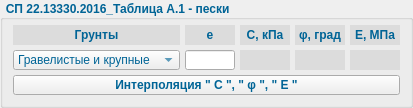
        <widget class="QGroupBox" name="groupBox_3">
         <property name="font">
          <font>
           <weight>75</weight>
           <bold>true</bold>
          </font>
         </property>
         <property name="autoFillBackground">
          <bool>false</bool>
         </property>
         <property name="styleSheet">
          <string notr="true">color: rgb(0, 100, 150);</string>
         </property>
         <property name="title">
          <string> СП 22.13330.2016_Таблица А.1 - пески</string>
         </property>
         <property name="flat">
          <bool>false</bool>
         </property>
         <property name="checkable">
          <bool>false</bool>
         </property>
         <layout class="QGridLayout" name="gridLayout_10">
          <property name="leftMargin">
           <number>5</number>
          </property>
          <property name="topMargin">
           <number>0</number>
          </property>
          <property name="rightMargin">
           <number>5</number>
          </property>
          <property name="bottomMargin">
           <number>5</number>
          </property>
          <property name="spacing">
           <number>5</number>
          </property>
          <item row="0" column="0">
           <layout class="QGridLayout" name="gridLayout_3">
            <property name="leftMargin">
             <number>5</number>
            </property>
            <property name="topMargin">
             <number>5</number>
            </property>
            <property name="rightMargin">
             <number>5</number>
            </property>
            <property name="bottomMargin">
             <number>5</number>
            </property>
            <property name="spacing">
             <number>5</number>
            </property>
            <item row="0" column="0">
             <widget class="QLabel" name="label_9">
              <property name="minimumSize">
               <size>
                <width>0</width>
                <height>20</height>
               </size>
              </property>
              <property name="maximumSize">
               <size>
                <width>16777215</width>
                <height>20</height>
               </size>
              </property>
              <property name="font">
               <font>
                <weight>75</weight>
                <bold>true</bold>
               </font>
              </property>
              <property name="accessibleName">
               <string comment="Align"/>
              </property>
              <property name="styleSheet">
               <string notr="true">background-color: rgb(220, 220, 220);</string>
              </property>
              <property name="frameShape">
               <enum>QFrame::NoFrame</enum>
              </property>
              <property name="frameShadow">
               <enum>QFrame::Sunken</enum>
              </property>
              <property name="text">
               <string>Грунты</string>
              </property>
              <property name="alignment">
               <set>Qt::AlignCenter</set>
              </property>
             </widget>
            </item>
            <item row="0" column="4">
             <widget class="QLabel" name="label_12">
              <property name="minimumSize">
               <size>
                <width>50</width>
                <height>20</height>
               </size>
              </property>
              <property name="maximumSize">
               <size>
                <width>50</width>
                <height>20</height>
               </size>
              </property>
              <property name="font">
               <font>
                <weight>75</weight>
                <bold>true</bold>
               </font>
              </property>
              <property name="layoutDirection">
               <enum>Qt::LeftToRight</enum>
              </property>
              <property name="styleSheet">
               <string notr="true">background-color: rgb(220, 220, 220);</string>
              </property>
              <property name="frameShape">
               <enum>QFrame::NoFrame</enum>
              </property>
              <property name="frameShadow">
               <enum>QFrame::Sunken</enum>
              </property>
              <property name="text">
               <string>Е, МПа</string>
              </property>
              <property name="alignment">
               <set>Qt::AlignCenter</set>
              </property>
             </widget>
            </item>
            <item row="1" column="4">
             <widget class="QLineEdit" name="lineEdit_5">
              <property name="minimumSize">
               <size>
                <width>50</width>
                <height>20</height>
               </size>
              </property>
              <property name="maximumSize">
               <size>
                <width>50</width>
                <height>20</height>
               </size>
              </property>
              <property name="styleSheet">
               <string notr="true">background-color: rgb(220, 220, 220);</string>
              </property>
              <property name="text">
               <string/>
              </property>
              <property name="frame">
               <bool>false</bool>
              </property>
              <property name="alignment">
               <set>Qt::AlignCenter</set>
              </property>
             </widget>
            </item>
            <item row="1" column="0">
             <widget class="QComboBox" name="comboBox_5">
              <property name="minimumSize">
               <size>
                <width>0</width>
                <height>20</height>
               </size>
              </property>
              <property name="maximumSize">
               <size>
                <width>16777215</width>
                <height>20</height>
               </size>
              </property>
              <property name="frame">
               <bool>true</bool>
              </property>
              <item>
               <property name="text">
                <string>Гравелистые и крупные</string>
               </property>
              </item>
              <item>
               <property name="text">
                <string>Средней крупности</string>
               </property>
              </item>
              <item>
               <property name="text">
                <string>Мелкие</string>
               </property>
              </item>
              <item>
               <property name="text">
                <string>Пылеватые</string>
               </property>
              </item>
             </widget>
            </item>
            <item row="2" column="0" colspan="5">
             <widget class="QPushButton" name="pushButton_3">
              <property name="minimumSize">
               <size>
                <width>0</width>
                <height>20</height>
               </size>
              </property>
              <property name="maximumSize">
               <size>
                <width>16777215</width>
                <height>20</height>
               </size>
              </property>
              <property name="font">
               <font>
                <weight>75</weight>
                <bold>true</bold>
               </font>
              </property>
              <property name="text">
               <string>Интерполяция &quot; C &quot;, &quot; φ &quot;, &quot; E &quot;</string>
              </property>
              <property name="autoDefault">
               <bool>false</bool>
              </property>
              <property name="default">
               <bool>false</bool>
              </property>
             </widget>
            </item>
            <item row="1" column="2">
             <widget class="QLineEdit" name="lineEdit_7">
              <property name="minimumSize">
               <size>
                <width>50</width>
                <height>20</height>
               </size>
              </property>
              <property name="maximumSize">
               <size>
                <width>50</width>
                <height>20</height>
               </size>
              </property>
              <property name="styleSheet">
               <string notr="true">background-color: rgb(220, 220, 220);</string>
              </property>
              <property name="text">
               <string/>
              </property>
              <property name="frame">
               <bool>false</bool>
              </property>
              <property name="alignment">
               <set>Qt::AlignCenter</set>
              </property>
             </widget>
            </item>
            <item row="0" column="1">
             <widget class="QLabel" name="label_15">
              <property name="minimumSize">
               <size>
                <width>50</width>
                <height>20</height>
               </size>
              </property>
              <property name="maximumSize">
               <size>
                <width>50</width>
                <height>20</height>
               </size>
              </property>
              <property name="font">
               <font>
                <weight>75</weight>
                <bold>true</bold>
               </font>
              </property>
              <property name="layoutDirection">
               <enum>Qt::LeftToRight</enum>
              </property>
              <property name="styleSheet">
               <string notr="true">background-color: rgb(220, 220, 220);</string>
              </property>
              <property name="frameShape">
               <enum>QFrame::NoFrame</enum>
              </property>
              <property name="frameShadow">
               <enum>QFrame::Sunken</enum>
              </property>
              <property name="text">
               <string>e</string>
              </property>
              <property name="alignment">
               <set>Qt::AlignCenter</set>
              </property>
             </widget>
            </item>
            <item row="1" column="1">
             <widget class="QLineEdit" name="lineEdit_8">
              <property name="minimumSize">
               <size>
                <width>50</width>
                <height>20</height>
               </size>
              </property>
              <property name="maximumSize">
               <size>
                <width>50</width>
                <height>20</height>
               </size>
              </property>
              <property name="text">
               <string/>
              </property>
              <property name="alignment">
               <set>Qt::AlignCenter</set>
              </property>
             </widget>
            </item>
            <item row="0" column="2">
             <widget class="QLabel" name="label_13">
              <property name="minimumSize">
               <size>
                <width>0</width>
                <height>20</height>
               </size>
              </property>
              <property name="maximumSize">
               <size>
                <width>16777215</width>
                <height>20</height>
               </size>
              </property>
              <property name="font">
               <font>
                <weight>75</weight>
                <bold>true</bold>
               </font>
              </property>
              <property name="layoutDirection">
               <enum>Qt::LeftToRight</enum>
              </property>
              <property name="styleSheet">
               <string notr="true">background-color: rgb(220, 220, 220);</string>
              </property>
              <property name="frameShape">
               <enum>QFrame::NoFrame</enum>
              </property>
              <property name="frameShadow">
               <enum>QFrame::Sunken</enum>
              </property>
              <property name="text">
               <string>С, кПа</string>
              </property>
              <property name="alignment">
               <set>Qt::AlignCenter</set>
              </property>
             </widget>
            </item>
            <item row="1" column="3">
             <widget class="QLineEdit" name="lineEdit_6">
              <property name="minimumSize">
               <size>
                <width>50</width>
                <height>20</height>
               </size>
              </property>
              <property name="maximumSize">
               <size>
                <width>50</width>
                <height>20</height>
               </size>
              </property>
              <property name="styleSheet">
               <string notr="true">background-color: rgb(220, 220, 220);</string>
              </property>
              <property name="text">
               <string/>
              </property>
              <property name="frame">
               <bool>false</bool>
              </property>
              <property name="alignment">
               <set>Qt::AlignCenter</set>
              </property>
             </widget>
            </item>
            <item row="0" column="3">
             <widget class="QLabel" name="label_14">
              <property name="minimumSize">
               <size>
                <width>50</width>
                <height>20</height>
               </size>
              </property>
              <property name="maximumSize">
               <size>
                <width>50</width>
                <height>20</height>
               </size>
              </property>
              <property name="font">
               <font>
                <weight>75</weight>
                <bold>true</bold>
               </font>
              </property>
              <property name="layoutDirection">
               <enum>Qt::LeftToRight</enum>
              </property>
              <property name="styleSheet">
               <string notr="true">background-color: rgb(220, 220, 220);</string>
              </property>
              <property name="frameShape">
               <enum>QFrame::NoFrame</enum>
              </property>
              <property name="frameShadow">
               <enum>QFrame::Sunken</enum>
              </property>
              <property name="text">
               <string>φ, град</string>
              </property>
              <property name="alignment">
               <set>Qt::AlignCenter</set>
              </property>
             </widget>
            </item>
           </layout>
          </item>
         </layout>
        </widget>
